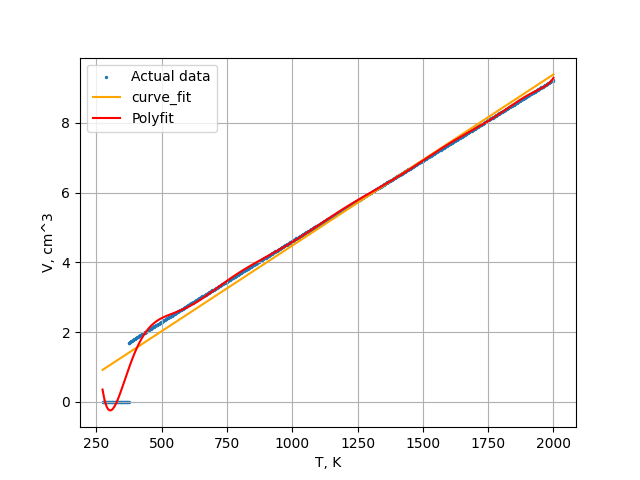

Generate this figure with Python:
import numpy as np
from scipy.optimize import curve_fit
import matplotlib.pyplot as plt

with open("Experiment_data_TV.csv") as f:
    title = f.readline()
    data = f.readlines()
data = list(map(lambda x: x.split(',')[:2], data))
Ts = np.array(list(map(lambda x: float(x[0]), data)))
Vs = np.array(list(map(lambda x: float(x[1]), data)))

p = np.polyfit(Ts, Vs, 12)
Vs_fit = np.polyval(p, Ts)


def fit_func(x, p1, p2, p3, p4, p5):
    return np.heaviside(x - p1, 0) * (x * p2 + p3) + (1 - np.heaviside(x - p1, 0)) * (x * p4 + p5)


popt, pcov = curve_fit(fit_func, Ts, Vs)
plt.scatter(Ts, Vs, s=2)
plt.plot(Ts, fit_func(Ts, *popt), color='orange')
plt.plot(Ts, Vs_fit, color='red')

plt.xlabel("T, K")
plt.ylabel("V, cm^3")
plt.grid()
plt.legend(["Actual data", "curve_fit", "Polyfit"])
plt.show()
